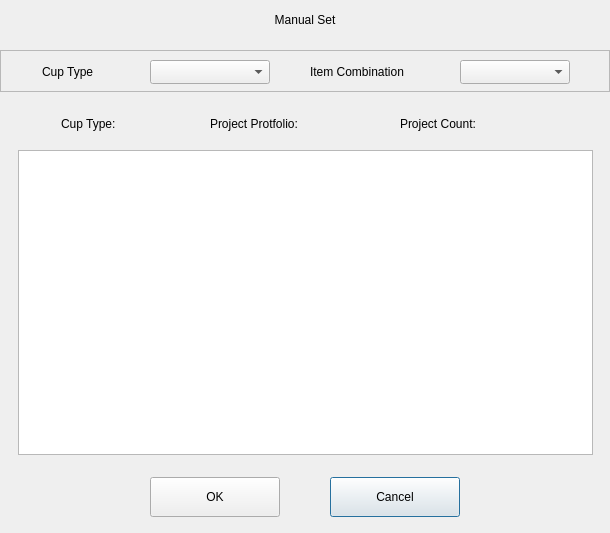
<?xml version="1.0" encoding="UTF-8"?>
<ui version="4.0">
 <class>ManualSetDialog</class>
 <widget class="QDialog" name="ManualSetDialog">
  <property name="geometry">
   <rect>
    <x>0</x>
    <y>0</y>
    <width>610</width>
    <height>533</height>
   </rect>
  </property>
  <property name="minimumSize">
   <size>
    <width>610</width>
    <height>520</height>
   </size>
  </property>
  <property name="windowTitle">
   <string>Dialog</string>
  </property>
  <widget class="QLabel" name="label">
   <property name="geometry">
    <rect>
     <x>0</x>
     <y>0</y>
     <width>610</width>
     <height>40</height>
    </rect>
   </property>
   <property name="minimumSize">
    <size>
     <width>610</width>
     <height>40</height>
    </size>
   </property>
   <property name="text">
    <string>Manual Set</string>
   </property>
   <property name="alignment">
    <set>Qt::AlignCenter</set>
   </property>
  </widget>
  <widget class="QTableWidget" name="tableWidget">
   <property name="geometry">
    <rect>
     <x>18</x>
     <y>150</y>
     <width>575</width>
     <height>305</height>
    </rect>
   </property>
   <property name="minimumSize">
    <size>
     <width>575</width>
     <height>305</height>
    </size>
   </property>
  </widget>
  <widget class="QFrame" name="frame">
   <property name="geometry">
    <rect>
     <x>0</x>
     <y>50</y>
     <width>610</width>
     <height>42</height>
    </rect>
   </property>
   <property name="minimumSize">
    <size>
     <width>610</width>
     <height>42</height>
    </size>
   </property>
   <property name="frameShape">
    <enum>QFrame::StyledPanel</enum>
   </property>
   <property name="frameShadow">
    <enum>QFrame::Raised</enum>
   </property>
   <widget class="QLabel" name="qCupTypelabel_2">
    <property name="geometry">
     <rect>
      <x>42</x>
      <y>10</y>
      <width>100</width>
      <height>24</height>
     </rect>
    </property>
    <property name="minimumSize">
     <size>
      <width>100</width>
      <height>24</height>
     </size>
    </property>
    <property name="text">
     <string>Cup Type</string>
    </property>
   </widget>
   <widget class="QComboBox" name="CupTypecomboBox">
    <property name="geometry">
     <rect>
      <x>150</x>
      <y>10</y>
      <width>120</width>
      <height>24</height>
     </rect>
    </property>
    <property name="minimumSize">
     <size>
      <width>120</width>
      <height>24</height>
     </size>
    </property>
   </widget>
   <widget class="QLabel" name="qItemCombinationlabel">
    <property name="geometry">
     <rect>
      <x>310</x>
      <y>10</y>
      <width>131</width>
      <height>24</height>
     </rect>
    </property>
    <property name="minimumSize">
     <size>
      <width>80</width>
      <height>24</height>
     </size>
    </property>
    <property name="text">
     <string>Item Combination</string>
    </property>
   </widget>
   <widget class="QComboBox" name="ItemCombinationcomboBox">
    <property name="geometry">
     <rect>
      <x>460</x>
      <y>10</y>
      <width>110</width>
      <height>24</height>
     </rect>
    </property>
    <property name="minimumSize">
     <size>
      <width>100</width>
      <height>24</height>
     </size>
    </property>
   </widget>
  </widget>
  <widget class="QPushButton" name="cancelButton">
   <property name="geometry">
    <rect>
     <x>330</x>
     <y>477</y>
     <width>130</width>
     <height>40</height>
    </rect>
   </property>
   <property name="minimumSize">
    <size>
     <width>130</width>
     <height>40</height>
    </size>
   </property>
   <property name="maximumSize">
    <size>
     <width>130</width>
     <height>50</height>
    </size>
   </property>
   <property name="text">
    <string>Cancel</string>
   </property>
  </widget>
  <widget class="QPushButton" name="okButton">
   <property name="geometry">
    <rect>
     <x>150</x>
     <y>477</y>
     <width>130</width>
     <height>40</height>
    </rect>
   </property>
   <property name="minimumSize">
    <size>
     <width>130</width>
     <height>40</height>
    </size>
   </property>
   <property name="maximumSize">
    <size>
     <width>130</width>
     <height>40</height>
    </size>
   </property>
   <property name="text">
    <string>OK</string>
   </property>
  </widget>
  <widget class="QLabel" name="qCupTypelabel">
   <property name="geometry">
    <rect>
     <x>61</x>
     <y>112</y>
     <width>71</width>
     <height>24</height>
    </rect>
   </property>
   <property name="text">
    <string>Cup Type:</string>
   </property>
  </widget>
  <widget class="QLabel" name="qCupTypeNameLabel">
   <property name="geometry">
    <rect>
     <x>140</x>
     <y>112</y>
     <width>51</width>
     <height>24</height>
    </rect>
   </property>
   <property name="text">
    <string/>
   </property>
  </widget>
  <widget class="QLabel" name="qProjectProtfoliolabel">
   <property name="geometry">
    <rect>
     <x>210</x>
     <y>112</y>
     <width>108</width>
     <height>24</height>
    </rect>
   </property>
   <property name="text">
    <string>Project Protfolio:</string>
   </property>
  </widget>
  <widget class="QLabel" name="qProjectCountlabel">
   <property name="geometry">
    <rect>
     <x>400</x>
     <y>112</y>
     <width>84</width>
     <height>24</height>
    </rect>
   </property>
   <property name="text">
    <string>Project Count:</string>
   </property>
  </widget>
  <widget class="QLabel" name="qProjectCountNamelabel">
   <property name="geometry">
    <rect>
     <x>500</x>
     <y>112</y>
     <width>41</width>
     <height>24</height>
    </rect>
   </property>
   <property name="text">
    <string/>
   </property>
  </widget>
  <widget class="QLabel" name="qProjectProtfolioNameLabel">
   <property name="geometry">
    <rect>
     <x>330</x>
     <y>112</y>
     <width>41</width>
     <height>24</height>
    </rect>
   </property>
   <property name="text">
    <string/>
   </property>
  </widget>
 </widget>
 <resources/>
 <connections/>
</ui>
